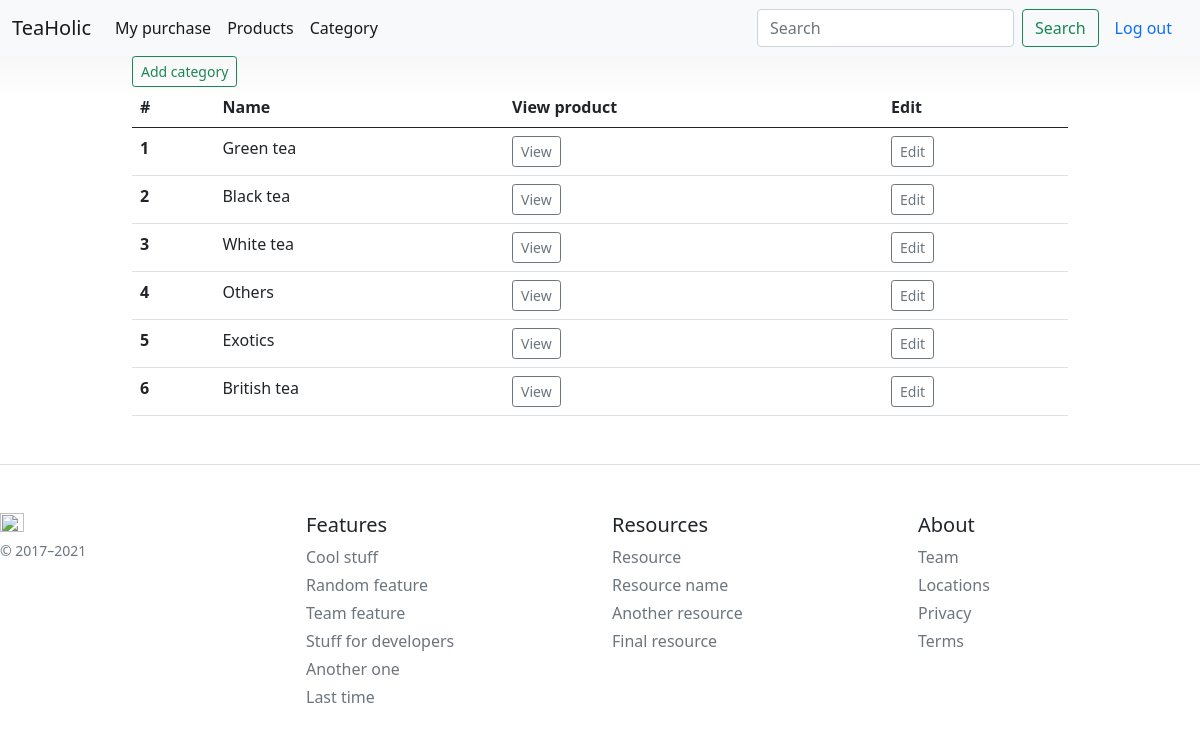
The app's page /category (signed in) with its own data.
### bboard/models.py (models this page shows)
class Category(models.Model):
    name = models.CharField(max_length=50)

### bboard/views.py (the view)
# urls.py: path('category', views.category, name = 'category'),
def category(request):
    user = get_userprofile(request)
    categories = Category.objects.all()
    return render(request,'bboard/basis/category/category.html', {'categories':categories,'user':user})

### bboard/services/services.py (called while the page is built)
def get_userprofile(request):
    if request.user.is_authenticated:
        user = request.user
        return user
    else:
        return None

### bboard/templates/bboard/basis/category/category.html
{% extends "bboard/basis/base.html" %}
{% block content %}
<div class="container">
<a class="btn btn-outline-success btn-block btn-sm" href="{% url 'category_create' %}">Add category</a>
    <table class="table">
        <thead>
        <tr>
            <th scope="col">#</th>
            <th scope="col">Name</th>
            <th scope="col">View product</th>
            <th scope="col">Edit</th>
        </tr>
        </thead>
        <tbody>
{% for category in categories  %}
        <tr>
            <th scope="row">{{ forloop.counter }}
</th>
            <td >{{ category.name}}</td>
            <td>
                <a class="btn btn-outline-secondary btn-block btn-sm" href="{% url 'product_from_category' id=category.id %}">View</a>
            </td>
            <td>
                <a class="btn btn-outline-secondary btn-block btn-sm" href="{% url 'category_update' id=category.id %}">Edit</a>
            </td>
        </tr>
{% endfor %}
        </tbody>
    </table>
</div>
{% endblock %}

### bboard/static/bboard/css/pricing.css (style rules this page uses)
body { background-image: linear-gradient(180deg, #eee, #fff 100px, #fff); }
.container { max-width: 960px; }

### records on screen
Category: name "Green tea"
Category: name "Black tea"
Category: name "White tea"
Category: name "Others"
Category: name "Exotics"
Category: name "British tea"
